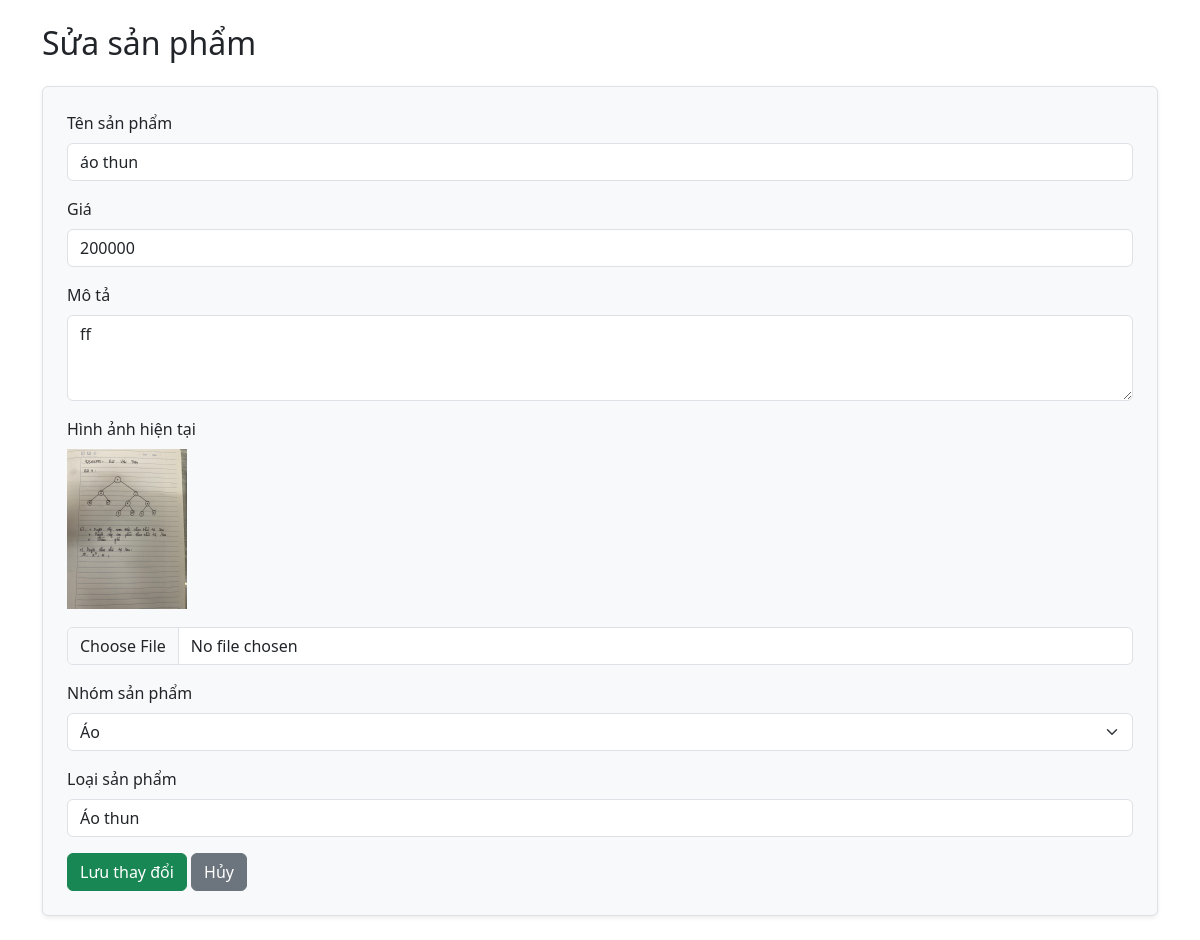
/sua_sanpham.php?id=1, run on the app's committed database.
### tables this page shows
CREATE TABLE `san_pham` (
    `id` INT(10) NOT NULL AUTO_INCREMENT,
    `ten_san_pham` VARCHAR(250) NOT NULL,
    `gia` DECIMAL(10, 0) NOT NULL,
    `mo_ta` TEXT DEFAULT NULL,
    `hinh_anh` VARCHAR(255) DEFAULT NULL,
    `phan_loai` VARCHAR(100) NOT NULL,
    `loai_chinh` ENUM('Áo', 'Quần', 'Giày', 'Khác') NOT NULL DEFAULT 'Khác',
    `phan_loai_id` INT(10) DEFAULT NULL,
    `so_luong` INT(10) NOT NULL DEFAULT 0,
    `trang_thai` ENUM(
        'Còn hàng',
        'Hết hàng',
        'Ngừng kinh doanh'
    ) NOT NULL DEFAULT 'Còn hàng',
    `ngay_tao` DATETIME NOT NULL DEFAULT CURRENT_TIMESTAMP,
    PRIMARY KEY (`id`),
    CONSTRAINT `fk_sanpham_phanloai` FOREIGN KEY (`phan_loai_id`) REFERENCES `phan_loai_san_pham` (`id`) ON DELETE SET NULL ON UPDATE CASCADE
);

### sua_sanpham.php (the view, shortened to what this page needs)
<?php
include "Database/function.php";
$id = (int)$_GET['id'];
$sql = "SELECT * FROM san_pham WHERE id = $id";
$result = mysqli_query($conn, $sql);
$san_pham = mysqli_fetch_assoc($result);
?>
<!DOCTYPE html>
<html lang="vi">
<head>
    <link href="https://cdn.jsdelivr.net/npm/bootstrap@5.3.2/dist/css/bootstrap.min.css" rel="stylesheet">
</head>
<body class="p-4">
    <div class="container">
        <h2 class="mb-4">Sửa sản phẩm</h2>
        <form action="" method="post" enctype="multipart/form-data" class="border rounded p-4 shadow-sm bg-light">
            <div class="mb-3">
                <label for="ten_san_pham" class="form-label">Tên sản phẩm</label>
                <input type="text" class="form-control" id="ten_san_pham" name="ten_san_pham"
                    value="<?= htmlspecialchars($san_pham['ten_san_pham']) ?>" required>
            </div>
            <div class="mb-3">
                <label for="gia" class="form-label">Giá</label>
                <input type="number" step="0.01" class="form-control" id="gia" name="gia"
                    value="<?= htmlspecialchars($san_pham['gia']) ?>" required>
            </div>
            <div class="mb-3">
                <label for="mo_ta" class="form-label">Mô tả</label>
                <textarea class="form-control" id="mo_ta" name="mo_ta" rows="3"><?= htmlspecialchars($san_pham['mo_ta']) ?></textarea>
            </div>
            <div class="mb-3">
                <label class="form-label">Hình ảnh hiện tại</label><br>
                <?php if (!empty($san_pham['hinh_anh'])): ?>
                    <img src="../uploads/<?= htmlspecialchars($san_pham['hinh_anh']) ?>" alt="" style="max-width:120px; margin-bottom:10px;">
                <?php else: ?>
                    <p>Chưa có ảnh</p>
                <?php endif; ?>
                <input type="file" class="form-control mt-2" id="hinh_anh" name="hinh_anh">
            </div>
            <div class="mb-3">
                <label for="nhom_san_pham" class="form-label">Nhóm sản phẩm</label>
                <select class="form-select" id="nhom_san_pham" name="nhom_san_pham" required>
                    <option value="Áo" <?= $san_pham['nhom_san_pham'] == 'Áo' ? 'selected' : '' ?>>Áo</option>
                </select>
            </div>
            <div class="mb-3">
                <label for="phan_loai" class="form-label">Loại sản phẩm</label>
                <input type="text" class="form-control" id="phan_loai" name="phan_loai"
                    value="<?= htmlspecialchars($san_pham['phan_loai']) ?>" required>
            </div>
            <button type="submit" class="btn btn-success" name="cap_nhat">Lưu thay đổi</button>
            <a href="ds_sanpham.php" class="btn btn-secondary">Hủy</a>
        </form>
    </div>
</body>
</html>

### data on the page
san_pham: ten_san_pham "áo thun", gia "200000", mo_ta "ff", hinh_anh (picture), phan_loai "Áo thun"
